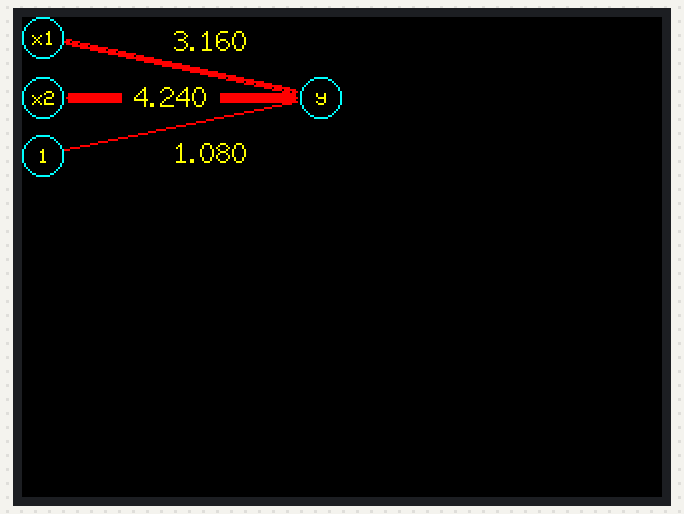
Simulated run of this sketch. Board: ESP32. Parts: 320×240 colour display. What the sketch prints to the serial monitor is not drawn.

Above: at 1.3 s.
At 1.9 s:
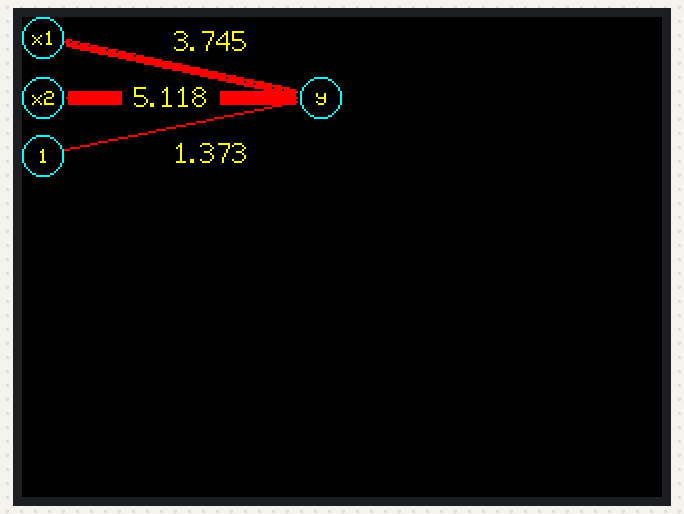
At 2.6 s:
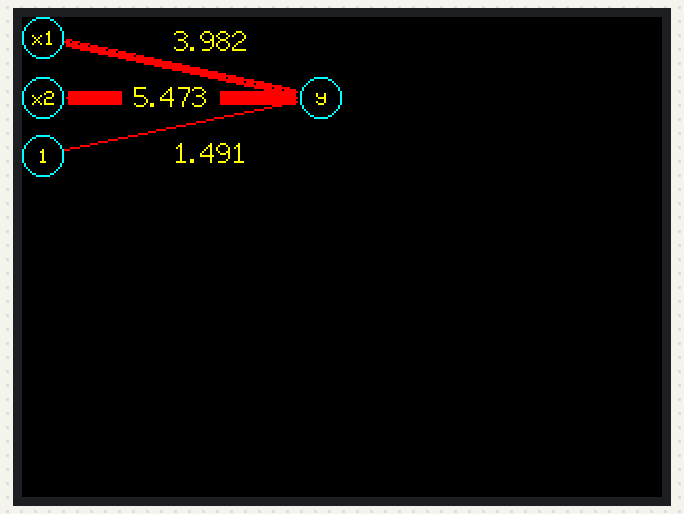
At 4.1 s:
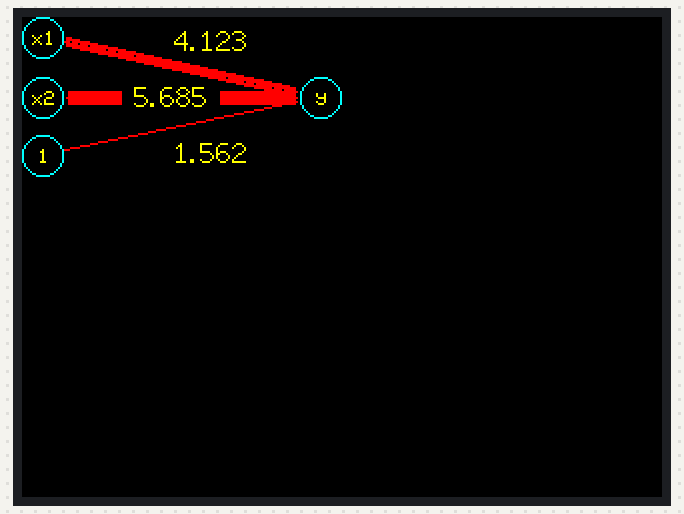
At 5.5 s:
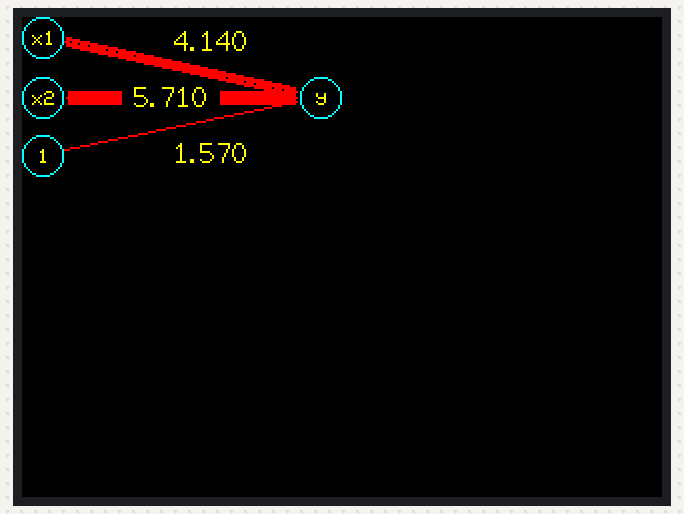
At 7.1 s:
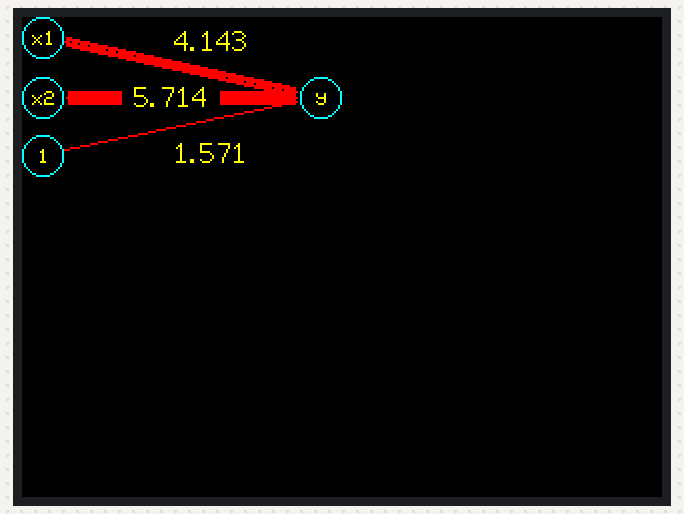

The sketch:

x2y1_dnn.ino
```cpp
#include "dnn_display.h"

double x1 = 2, x2 = 3;
double w1 = 3, w2 = 4;
double b = 1;
double yT = 27;
double lr  = 0.01;

void dnn_test() {

  for(int epoch=0;epoch<200;epoch++) {

    double y = x1*w1 + x2*w2 + 1*b;
    double E = (y - yT)*(y - yT) / 2;
    double yE = y - yT;
    double w1E = yE*x1;
    double w2E = yE*x2;
    double bE = yE*1;
    w1 -= lr*w1E;
    w2 -= lr*w2E;
    b -= lr*bE;

    printf("epoch = %d\n", epoch);
    printf("y  = %6.3f\n", y);
    printf("w1E = %6.3f, w2E = %6.3f, bE = %6.3f\n", w1E, w2E, bE);
    printf("w1  = %6.3f, w2  = %6.3f, b  = %6.3f\n", w1, w2, b);

    if(E< 0.0000001) break;

    draw_dnn(w1,w2,b);

    delay(100);

  }

}

void setup() {

  tft_setup();

  Serial.begin(115200);
  delay(1000);

  dnn_test();

}

void loop() {

}
```

dnn_display.cpp
```cpp
#include "dnn_display.h"

TFT_eSPI tft = TFT_eSPI();

void drawLine_circle_to_circle(
  point& pt1, int r1,
  point& pt2, int r2,
  double weight_now, double weight_prev) {
    int x1 = pt1.x + r1*cos(atan2(pt2.y-pt1.y, pt2.x-pt1.x));
    int y1 = pt1.y + r1*sin(atan2(pt2.y-pt1.y, pt2.x-pt1.x));
    int x2 = pt2.x - r2*cos(atan2(pt2.y-pt1.y, pt2.x-pt1.x));
    int y2 = pt2.y - r2*sin(atan2(pt2.y-pt1.y, pt2.x-pt1.x));

    uint16_t colorLine = TFT_RED;
    if(weight_now<0) colorLine = TFT_BLUE;

    weight_now = pow(weight_now, 2)/4;
    weight_prev = pow(weight_prev, 2)/4;

    if(abs(weight_prev)>abs(weight_now)) {
      if(abs(weight_now)>6)tft.drawLine(x1+1,y1-3,x2-1,y2-3,TFT_BLACK);
      else if(abs(weight_now)>5)tft.drawLine(x1+1,y1+3,x2-1,y2+3,TFT_BLACK);
      else if(abs(weight_prev)>4)tft.drawLine(x1+1,y1-2,x2-1,y2-2,TFT_BLACK);
      else if(abs(weight_prev)>3)tft.drawLine(x1+1,y1+2,x2-1,y2+2,TFT_BLACK);
      else if(abs(weight_prev)>2)tft.drawLine(x1+1,y1-1,x2-1,y2-1,TFT_BLACK);
      else if(abs(weight_prev)>1)tft.drawLine(x1+1,y1+1,x2-1,y2+1,TFT_BLACK);
      else if(abs(weight_prev)>0) tft.drawLine(x1,y1,x2,y2,TFT_BLACK);
    }

    if(abs(weight_now)>0) tft.drawLine(x1,y1,x2,y2,colorLine);
    if(abs(weight_now)>1)tft.drawLine(x1+1,y1+1,x2-1,y2+1,colorLine);
    if(abs(weight_now)>2)tft.drawLine(x1+1,y1-1,x2-1,y2-1,colorLine);
    if(abs(weight_now)>3)tft.drawLine(x1+1,y1+2,x2-1,y2+2,colorLine);
    if(abs(weight_now)>4)tft.drawLine(x1+1,y1-2,x2-1,y2-2,colorLine);
    if(abs(weight_now)>5)tft.drawLine(x1+1,y1+3,x2-1,y2+3,colorLine);
    if(abs(weight_now)>6)tft.drawLine(x1+1,y1-3,x2-1,y2-3,colorLine);
}

void tft_setup() {

  tft.begin();
  tft.setRotation(3);

  tft.fillScreen(TFT_BLACK);

}

void drawText(point &pt, char * nodeName) {
  int x = pt.x;
  int y = pt.y;

  tft.setCursor(x, y);
  tft.setTextFont(1);
  tft.setTextColor(TFT_YELLOW, TFT_BLACK);
  tft.setTextSize(1);
  tft.printf("%s", nodeName);
}

void drawText(point &pt, double weight) {
  int x = pt.x;
  int y = pt.y;

  tft.setCursor(x, y);
  tft.setTextFont(2);
  tft.setTextColor(TFT_YELLOW, TFT_BLACK);
  tft.setTextSize(1);
  tft.printf(" %.3f ", weight);
}

void draw_dnn(
  double w1,
  double w2,
  double b) {

  static bool circleDrawn = false;
  if(!circleDrawn) {
    circleDrawn = true;
    tft.drawCircle(10,10,10,TFT_CYAN);
    tft.drawCircle(10,40,10,TFT_CYAN);
    tft.drawCircle(10,69,10,TFT_CYAN);
    tft.drawCircle(149,40,10,TFT_CYAN);

    point pt_x1 = {5, 7};
    point pt_x2 = {5, 37};
    point pt__1 = {8, 66};
    point pt__y = {147, 36};

    drawText(pt_x1, "x1");
    drawText(pt_x2, "x2");
    drawText(pt__1, "1");
    drawText(pt__y, "y");
  }

  point pt_x1 = {10, 10};
  point pt_x2 = {10, 40};
  point pt__1 = {10, 69};
  point pt__y = {149, 40};

  static double w1_prev, w2_prev, b_prev;

  drawLine_circle_to_circle(pt_x1, 12, pt__y, 12, w1, w1_prev);
  drawLine_circle_to_circle(pt_x2, 12, pt__y, 12, w2, w2_prev);
  drawLine_circle_to_circle(pt__1, 12, pt__y, 12, b, b_prev);

  w1_prev = w1;
  w2_prev = w2;
  b_prev = b;

  point pt_w1 = {70, 4};
  point pt_w2 = {50, 32};
  point pt__b = {70, 60};
  drawText(pt_w1, w1);
  drawText(pt_w2, w2);
  drawText(pt__b, b);

}
```

dnn_display.h
```cpp
#ifndef _DNN_DISPLAY_H_
#define _DNN_DISPLAY_H_

#include <SPI.h>
#include <TFT_eSPI.h>
#include <math.h>

struct point {
  int x;
  int y;
};

void drawLine_circle_to_circle(
  point& pt1, int r1,
  point& pt2, int r2,
  double weight_now, double weight_prev);
void tft_setup();
void draw_dnn(
  double w1,
  double w2,
  double b);

#endif//_DNN_DISPLAY_H_
```
